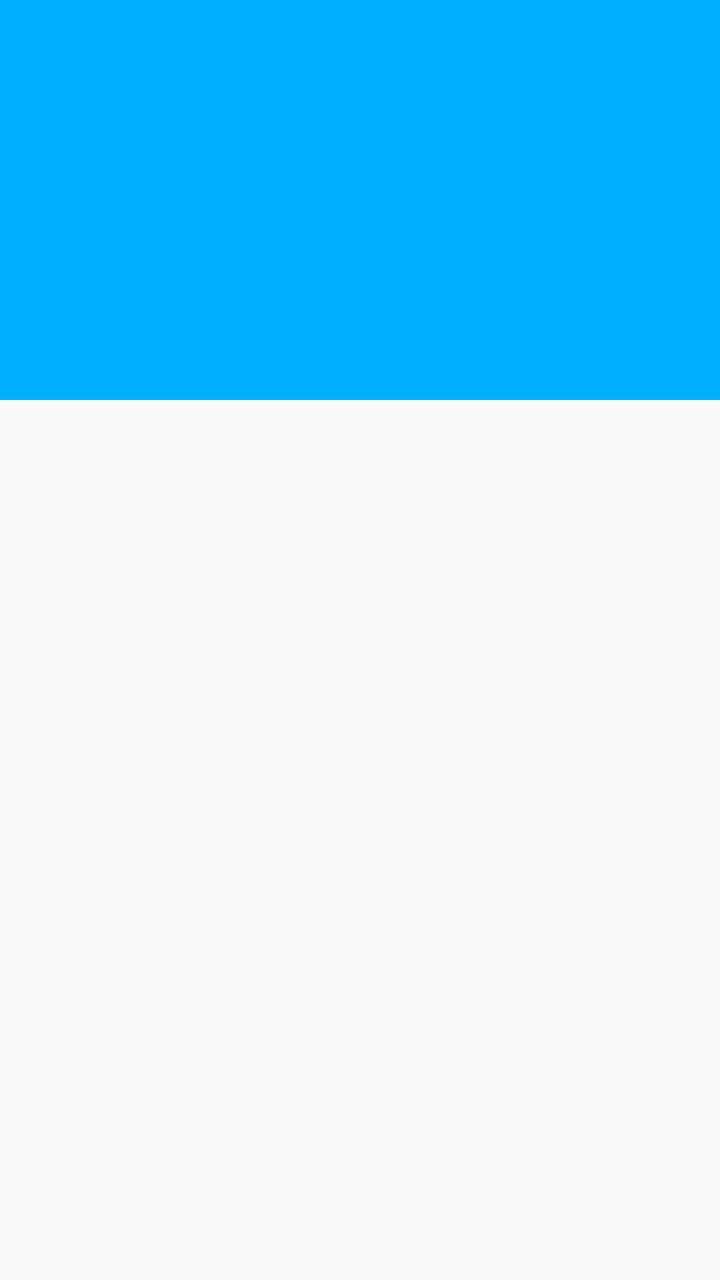
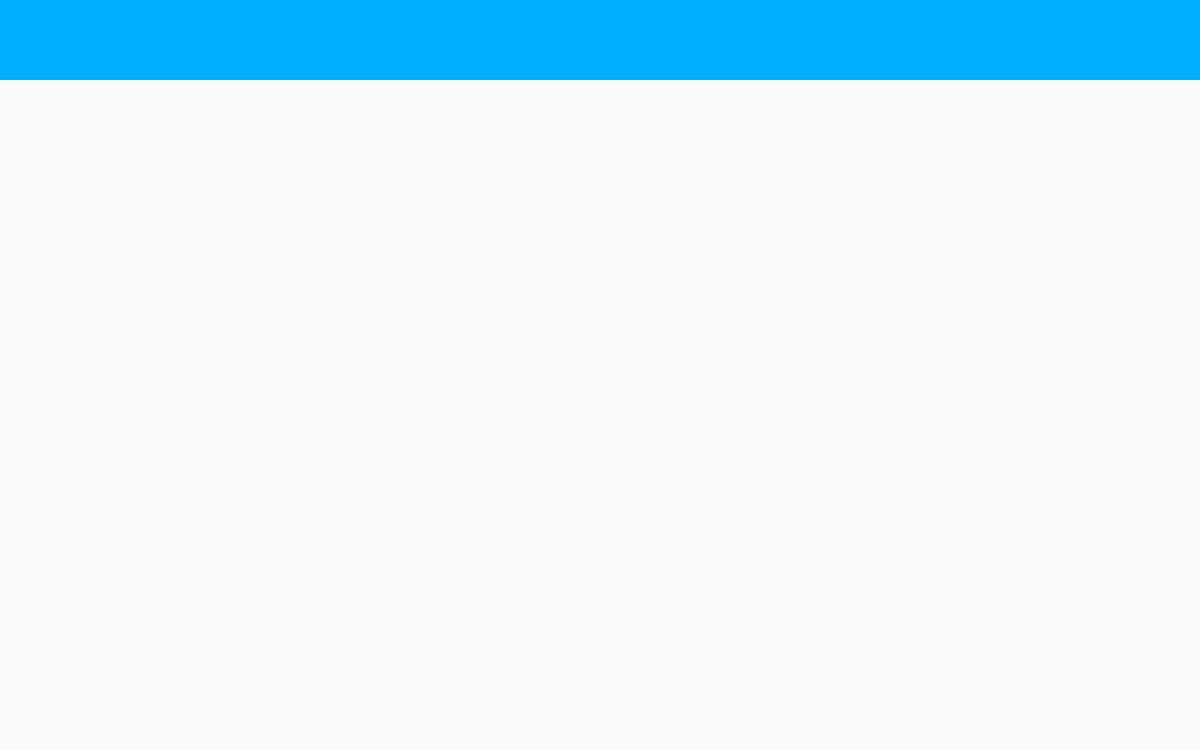

An Android layout and its configuration variant, each rendered on a device that would load it. The default file and the variant file are quoted in full after the pictures.
<!-- AndroidManifest.xml: application theme AppTheme -->
<!-- res/layout/activity_main.xml -->
<?xml version="1.0" encoding="utf-8"?>
<android.support.design.widget.CoordinatorLayout xmlns:android="http://schemas.android.com/apk/res/android"
    xmlns:app="http://schemas.android.com/apk/res-auto"
    xmlns:tools="http://schemas.android.com/tools"
    android:layout_width="match_parent"
    android:layout_height="match_parent"
    android:fitsSystemWindows="true"
    tools:context="ru.solandme.holidays.MainActivity">

    <android.support.design.widget.AppBarLayout
        android:layout_width="match_parent"
        android:layout_height="200dp"
        android:theme="@style/ThemeOverlay.AppCompat.Dark.ActionBar">

        <android.support.design.widget.CollapsingToolbarLayout
            android:layout_width="match_parent"
            android:layout_height="match_parent"
            app:contentScrim="@color/colorPrimary"
            app:expandedTitleMarginEnd="64dp"
            app:expandedTitleMarginStart="48dp"
            app:layout_scrollFlags="scroll|exitUntilCollapsed"
            app:titleEnabled="false">

            <ImageView
                android:layout_width="match_parent"
                android:layout_height="match_parent"
                android:fitsSystemWindows="true"
                android:scaleType="centerCrop"
                android:src="@mipmap/image_one"
                app:layout_collapseMode="parallax" />

            <include layout="@layout/toolbar" />

            <android.support.design.widget.TabLayout
                android:id="@+id/main_sliding_tabs"
                android:layout_width="match_parent"
                android:layout_height="?android:attr/actionBarSize"
                android:layout_gravity="bottom"
                app:tabGravity="fill"
                app:tabMode="scrollable">

            </android.support.design.widget.TabLayout>


        </android.support.design.widget.CollapsingToolbarLayout>
    </android.support.design.widget.AppBarLayout>

    <android.support.v4.view.ViewPager
        android:id="@+id/main_view_pager"
        android:layout_width="match_parent"
        android:layout_height="match_parent"
        app:layout_behavior="@string/appbar_scrolling_view_behavior">

    </android.support.v4.view.ViewPager>
</android.support.design.widget.CoordinatorLayout>
<!-- res/layout/toolbar.xml (included above) -->
<?xml version="1.0" encoding="utf-8"?>
<android.support.v7.widget.Toolbar xmlns:android="http://schemas.android.com/apk/res/android"
    android:id="@+id/mainToolbar"
    android:layout_width="match_parent"
    android:layout_height="?android:attr/actionBarSize"
    android:theme="@style/AppTheme.Toolbar">

</android.support.v7.widget.Toolbar>
<!-- resources referenced by this layout -->
<resources>
  <color name="colorPrimary">#00b0ff</color>
  <style name="AppTheme.Toolbar" parent="ThemeOverlay.AppCompat.Dark.ActionBar">
      </style>
  <style name="AppTheme" parent="Theme.AppCompat.Light.NoActionBar">
          <item name="colorPrimary">@color/colorPrimary</item>
          <item name="colorPrimaryDark">@color/colorPrimaryDark</item>
          <item name="colorAccent">@color/colorAccent</item>
      </style>
  <color name="colorPrimaryDark">#007bb2</color>
  <color name="colorAccent">#ff7b40</color>
</resources>
<!-- res/layout-w900dp/activity_main.xml (the repository's variant of the layout above) -->
<!-- drawn on a 7-inch tablet turned sideways -->
<?xml version="1.0" encoding="utf-8"?>
<LinearLayout xmlns:android="http://schemas.android.com/apk/res/android"
    xmlns:tools="http://schemas.android.com/tools"
    android:layout_width="match_parent"
    android:layout_height="match_parent"
    android:fitsSystemWindows="true"
    android:orientation="vertical"
    tools:context="ru.solandme.holidays.MainActivity">

    <android.support.design.widget.AppBarLayout
        android:layout_width="match_parent"
        android:layout_height="wrap_content"
        android:theme="@style/ThemeOverlay.AppCompat.Dark.ActionBar">

        <include layout="@layout/toolbar" />

    </android.support.design.widget.AppBarLayout>

    <LinearLayout
        android:layout_width="match_parent"
        android:layout_height="wrap_content"
        android:orientation="horizontal">

        <FrameLayout
            android:id="@+id/containerA"
            android:layout_width="0dp"
            android:layout_height="wrap_content"
            android:layout_weight="40" />

        <FrameLayout
            android:id="@+id/containerB"
            android:layout_width="0dp"
            android:layout_height="wrap_content"
            android:layout_weight="60" />

    </LinearLayout>


</LinearLayout>
<!-- resources referenced by the variant -->
<!-- as a 7-inch tablet turned sideways resolves them -->
<resources>
  <style name="AppTheme.Toolbar" parent="ThemeOverlay.AppCompat.Dark.ActionBar">
      </style>
  <style name="AppTheme" parent="Theme.AppCompat.Light.NoActionBar">
          <item name="colorPrimary">@color/colorPrimary</item>
          <item name="colorPrimaryDark">@color/colorPrimaryDark</item>
          <item name="colorAccent">@color/colorAccent</item>
      </style>
  <color name="colorPrimary">#00b0ff</color>
  <color name="colorPrimaryDark">#007bb2</color>
  <color name="colorAccent">#ff7b40</color>
</resources>
